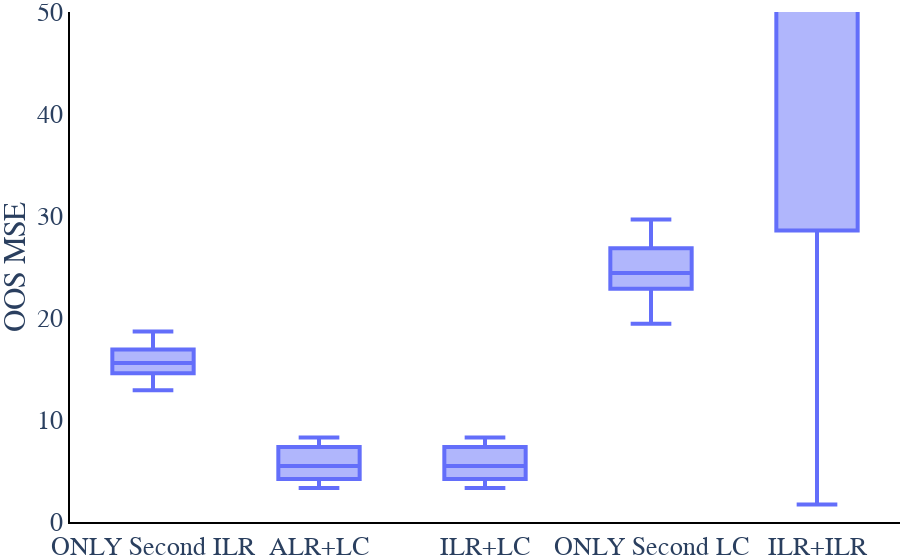

Notebook code cell kept with this figure:
### Markdown cell above
# Mean Squarred Error Plot

### Code cell
filter_list = ["ALR+LC", "ILR+ILR", "ONLY Second ILR", "ONLY Second LC", "DIR+LC", "ILR+LC"]

fig = plot_mse_results(df_mse, filter_list)
fig.update_yaxes(range=(0, 50))
fig.write_image(os.path.join(savepath,
                             "MSEFull_" +str(p)+"InstrumentStrength_"+str(instrument_strength)+"_3.pdf" ))
fig.show()

### Figure 1 — Plotly figure (JSON) as saved in the notebook; plotly's stock layout.template omitted (floating-point values rounded to 4 significant figures)
{"data": [{"line": {"width": 4}, "marker": {"line": {"width": 2}, "size": 5}, "type": "box", "x": ["ONLY Second ILR", "ONLY Second ILR", "ONLY Second ILR", "ONLY Second ILR", "ONLY Second ILR", "ONLY Second ILR", "ONLY Second ILR", "ONLY Second ILR", "ONLY Second ILR", "ONLY Second ILR", "ONLY Second ILR", "ONLY Second ILR", "ONLY Second ILR", "ONLY Second ILR", "ONLY Second ILR", "ONLY Second ILR", "ONLY Second ILR", "ONLY Second ILR", "ONLY Second ILR", "ONLY Second ILR", "ALR+LC", "ALR+LC", "ALR+LC", "ALR+LC", "ALR+LC", "ALR+LC", "ALR+LC", "ALR+LC", "ALR+LC", "ALR+LC", "ALR+LC", "ALR+LC", "ALR+LC", "ALR+LC", "ALR+LC", "ALR+LC", "ALR+LC", "ALR+LC", "ALR+LC", "ALR+LC", "ILR+LC", "ILR+LC", "ILR+LC", "ILR+LC", "ILR+LC", "ILR+LC", "ILR+LC", "ILR+LC", "ILR+LC", "ILR+LC", "ILR+LC", "ILR+LC", "ILR+LC", "ILR+LC", "ILR+LC", "ILR+LC", "ILR+LC", "ILR+LC", "ILR+LC", "ILR+LC", "ONLY Second LC", "ONLY Second LC", "ONLY Second LC", "ONLY Second LC", "ONLY Second LC", "ONLY Second LC", "ONLY Second LC", "ONLY Second LC", "ONLY Second LC", "ONLY Second LC", "ONLY Second LC", "ONLY Second LC", "ONLY Second LC", "ONLY Second LC", "ONLY Second LC", "ONLY Second LC", "ONLY Second LC", "ONLY Second LC", "ONLY Second LC", "ONLY Second LC", "ILR+ILR", "ILR+ILR", "ILR+ILR", "ILR+ILR", "ILR+ILR", "ILR+ILR", "ILR+ILR", "ILR+ILR", "ILR+ILR", "ILR+ILR", "ILR+ILR", "ILR+ILR", "ILR+ILR", "ILR+ILR", "ILR+ILR", "ILR+ILR", "ILR+ILR", "ILR+ILR", "ILR+ILR", "ILR+ILR"], "y": [12.91, 16.35, 15.41, 14.17, 15.77, 17.52, 15.27, 13.61, 15.1, 14.53, 17.39, 14.36, 14.61, 17.97, 15.12, 16.8, 16.26, 16.32, 17.04, 18.68, 3.715, 5.472, 4.664, 3.98, 7.225, 113.1, 6.29, 4.393, 3.643, 3.327, 4.711, 8.273, 5.518, 6.819, 4.354, 4.081, 7.467, 118.8, 5.845, 131.8, 3.715, 5.472, 4.664, 3.98, 7.225, 113.1, 6.29, 4.393, 3.643, 3.327, 4.711, 8.273, 5.518, 6.819, 4.354, 4.082, 7.467, 118.8, 5.845, 131.8, 22.7, 26.63, 23.93, 22.56, 23.79, 19.7, 25.69, 19.44, 27.59, 23.41, 25.55, 22.19, 23.75, 27.11, 27.05, 28.72, 24.91, 26.63, 23.01, 29.65, 314.9, 149.7, 5439.0, 18.54, 1.715, 122.5, 10650.0, 31.36, 250.6, 316.2, 79.32, 61670.0, 319.0, 2.52, 4.543, 2071.0, 37.29, 37.53, 119.6, 25.81]}], "layout": {"font": {"family": "serif", "size": 26}, "margin": {"b": 0, "l": 0, "r": 0, "t": 0}, "plot_bgcolor": "rgba(0,0,0,0)", "xaxis": {"linecolor": "black", "linewidth": 2, "showline": true}, "yaxis": {"linecolor": "black", "linewidth": 2, "range": [0, 50], "showline": true, "title": {"text": "OOS MSE"}}}}
